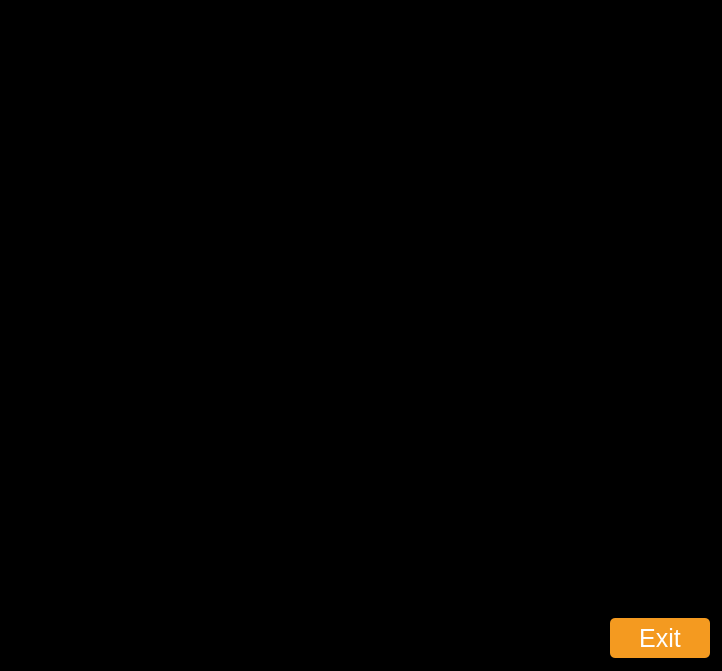
<?xml version="1.0" encoding="UTF-8"?>
<ui version="4.0">
 <class>Form</class>
 <widget class="QWidget" name="Form">
  <property name="geometry">
   <rect>
    <x>0</x>
    <y>0</y>
    <width>722</width>
    <height>671</height>
   </rect>
  </property>
  <property name="windowTitle">
   <string>Form</string>
  </property>
  <property name="layoutDirection">
   <enum>Qt::RightToLeft</enum>
  </property>
  <property name="styleSheet">
   <string notr="true">QWidget{
	
	background-color:rgb(0, 0, 0)
}

QPushButton{
	font-size: 25px;

	border-style: solid;
	border-width: 0px;
	border-radius: 5px;
	padding: 3px;
	color: rgb(255,255,255);
	
	background-color: rgb(244, 154, 32);
}

QPushButton:hover{
	border-style:  solid;
	border-width: 0px;
	border-radius: 5px;
	padding: 3px;

	color: rgb(255,255,255);
	background-color: rgb(150,150,150);
}
QPushButton:pressed{
	border-style:  solid;
	
	border-width: 0px;
	border-radius: 5px;
	padding: 3px;
	color: rgb(255,255,255);
	background-color: rgb(174,174,174);
}

QPushButton:disabled{
	border-style: solid;
	border-top-color: qlineargradient(spread:pad, x1:0.5, y1:1, x2:0.5, y2:0, stop:0 rgb(215, 215, 215), stop:1 rgb(222, 222, 222));
	border-right-color: qlineargradient(spread:pad, x1:0, y1:0.5, x2:1, y2:0.5, stop:0 rgb(217, 217, 217), stop:1 rgb(227, 227, 227));
	border-left-color: qlineargradient(spread:pad, x1:0, y1:0.5, x2:1, y2:0.5, stop:0 rgb(227, 227, 227), stop:1 rgb(217, 217, 217));
	border-bottom-color: qlineargradient(spread:pad, x1:0.5, y1:1, x2:0.5, y2:0, stop:0 rgb(215, 215, 215), stop:1 rgb(222, 222, 222));
	border-width: 1px;
	border-radius: 5px;
	color: #808086;
	padding: 2px;
	background-color: rgb(142,142,142);
}</string>
  </property>
  <layout class="QVBoxLayout" name="verticalLayout">
   <item>
    <widget class="MplFrame" name="MplFrame">
     <property name="minimumSize">
      <size>
       <width>700</width>
       <height>600</height>
      </size>
     </property>
    </widget>
   </item>
   <item>
    <widget class="QFrame" name="frame">
     <property name="frameShape">
      <enum>QFrame::StyledPanel</enum>
     </property>
     <property name="frameShadow">
      <enum>QFrame::Raised</enum>
     </property>
     <layout class="QHBoxLayout" name="horizontalLayout">
      <property name="spacing">
       <number>0</number>
      </property>
      <property name="leftMargin">
       <number>0</number>
      </property>
      <property name="topMargin">
       <number>0</number>
      </property>
      <property name="rightMargin">
       <number>0</number>
      </property>
      <property name="bottomMargin">
       <number>0</number>
      </property>
      <item>
       <widget class="QPushButton" name="pushButton">
        <property name="minimumSize">
         <size>
          <width>100</width>
          <height>40</height>
         </size>
        </property>
        <property name="text">
         <string>Exit</string>
        </property>
       </widget>
      </item>
      <item>
       <spacer name="horizontalSpacer">
        <property name="orientation">
         <enum>Qt::Horizontal</enum>
        </property>
        <property name="sizeHint" stdset="0">
         <size>
          <width>40</width>
          <height>20</height>
         </size>
        </property>
       </spacer>
      </item>
     </layout>
    </widget>
   </item>
  </layout>
 </widget>
 <customwidgets>
  <customwidget>
   <class>MplFrame</class>
   <extends>QFrame</extends>
   <header>mplframe.h</header>
   <container>1</container>
  </customwidget>
 </customwidgets>
 <resources/>
 <connections>
  <connection>
   <sender>pushButton</sender>
   <signal>clicked(bool)</signal>
   <receiver>Form</receiver>
   <slot>close()</slot>
   <hints>
    <hint type="sourcelabel">
     <x>650</x>
     <y>639</y>
    </hint>
    <hint type="destinationlabel">
     <x>717</x>
     <y>643</y>
    </hint>
   </hints>
  </connection>
 </connections>
</ui>
